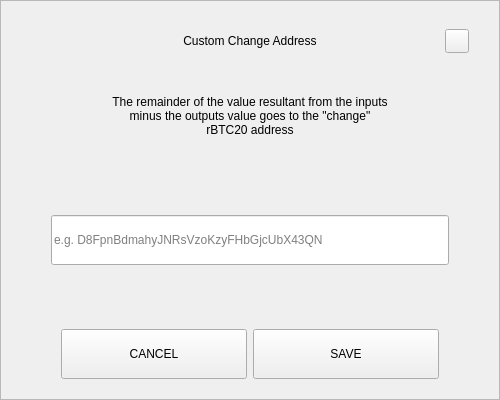
<?xml version="1.0" encoding="UTF-8"?>
<ui version="4.0">
 <class>SendChangeAddressDialog</class>
 <widget class="QDialog" name="SendChangeAddressDialog">
  <property name="geometry">
   <rect>
    <x>0</x>
    <y>0</y>
    <width>500</width>
    <height>400</height>
   </rect>
  </property>
  <property name="windowTitle">
   <string>Dialog</string>
  </property>
  <layout class="QVBoxLayout" name="verticalLayout">
   <property name="spacing">
    <number>0</number>
   </property>
   <property name="leftMargin">
    <number>0</number>
   </property>
   <property name="topMargin">
    <number>0</number>
   </property>
   <property name="rightMargin">
    <number>0</number>
   </property>
   <property name="bottomMargin">
    <number>0</number>
   </property>
   <item>
    <widget class="QFrame" name="frame">
     <property name="styleSheet">
      <string notr="true"/>
     </property>
     <property name="frameShape">
      <enum>QFrame::StyledPanel</enum>
     </property>
     <property name="frameShadow">
      <enum>QFrame::Raised</enum>
     </property>
     <layout class="QVBoxLayout" name="verticalLayout_2" stretch="0,0,0,0,0,0,0">
      <property name="spacing">
       <number>0</number>
      </property>
      <property name="leftMargin">
       <number>30</number>
      </property>
      <property name="topMargin">
       <number>20</number>
      </property>
      <property name="rightMargin">
       <number>30</number>
      </property>
      <property name="bottomMargin">
       <number>20</number>
      </property>
      <item>
       <layout class="QHBoxLayout" name="horizontalLayout_3">
        <property name="spacing">
         <number>0</number>
        </property>
        <item>
         <spacer name="horizontalSpacer_2">
          <property name="orientation">
           <enum>Qt::Horizontal</enum>
          </property>
          <property name="sizeHint" stdset="0">
           <size>
            <width>40</width>
            <height>20</height>
           </size>
          </property>
         </spacer>
        </item>
        <item>
         <widget class="QLabel" name="labelTitle">
          <property name="minimumSize">
           <size>
            <width>0</width>
            <height>40</height>
           </size>
          </property>
          <property name="maximumSize">
           <size>
            <width>16777215</width>
            <height>40</height>
           </size>
          </property>
          <property name="styleSheet">
           <string notr="true">padding-left:24px;</string>
          </property>
          <property name="text">
           <string>Custom Change Address</string>
          </property>
          <property name="alignment">
           <set>Qt::AlignCenter</set>
          </property>
          <property name="margin">
           <number>7</number>
          </property>
         </widget>
        </item>
        <item>
         <spacer name="horizontalSpacer">
          <property name="orientation">
           <enum>Qt::Horizontal</enum>
          </property>
          <property name="sizeHint" stdset="0">
           <size>
            <width>40</width>
            <height>20</height>
           </size>
          </property>
         </spacer>
        </item>
        <item>
         <widget class="QPushButton" name="btnEsc">
          <property name="minimumSize">
           <size>
            <width>24</width>
            <height>24</height>
           </size>
          </property>
          <property name="maximumSize">
           <size>
            <width>24</width>
            <height>24</height>
           </size>
          </property>
          <property name="focusPolicy">
           <enum>Qt::NoFocus</enum>
          </property>
          <property name="text">
           <string/>
          </property>
         </widget>
        </item>
       </layout>
      </item>
      <item>
       <spacer name="verticalSpacer_2">
        <property name="orientation">
         <enum>Qt::Vertical</enum>
        </property>
        <property name="sizeType">
         <enum>QSizePolicy::Fixed</enum>
        </property>
        <property name="sizeHint" stdset="0">
         <size>
          <width>20</width>
          <height>20</height>
         </size>
        </property>
       </spacer>
      </item>
      <item alignment="Qt::AlignHCenter">
       <widget class="QLabel" name="labelMessage">
        <property name="minimumSize">
         <size>
          <width>0</width>
          <height>70</height>
         </size>
        </property>
        <property name="text">
         <string>The remainder of the value resultant from the inputs minus the outputs value goes to the &quot;change&quot; rBTC20 address</string>
        </property>
        <property name="alignment">
         <set>Qt::AlignCenter</set>
        </property>
        <property name="wordWrap">
         <bool>true</bool>
        </property>
       </widget>
      </item>
      <item>
       <spacer name="verticalSpacer_3">
        <property name="orientation">
         <enum>Qt::Vertical</enum>
        </property>
        <property name="sizeHint" stdset="0">
         <size>
          <width>20</width>
          <height>40</height>
         </size>
        </property>
       </spacer>
      </item>
      <item>
       <layout class="QHBoxLayout" name="horizontalLayout_2">
        <property name="spacing">
         <number>0</number>
        </property>
        <property name="leftMargin">
         <number>20</number>
        </property>
        <property name="rightMargin">
         <number>20</number>
        </property>
        <item>
         <widget class="QLineEdit" name="lineEditAddress">
          <property name="minimumSize">
           <size>
            <width>0</width>
            <height>50</height>
           </size>
          </property>
          <property name="placeholderText">
           <string notr="true">e.g. D8FpnBdmahyJNRsVzoKzyFHbGjcUbX43QN</string>
          </property>
         </widget>
        </item>
       </layout>
      </item>
      <item>
       <spacer name="verticalSpacer">
        <property name="orientation">
         <enum>Qt::Vertical</enum>
        </property>
        <property name="sizeHint" stdset="0">
         <size>
          <width>20</width>
          <height>40</height>
         </size>
        </property>
       </spacer>
      </item>
      <item>
       <layout class="QHBoxLayout" name="horizontalLayout" stretch="2,2">
        <property name="spacing">
         <number>6</number>
        </property>
        <property name="leftMargin">
         <number>30</number>
        </property>
        <property name="rightMargin">
         <number>30</number>
        </property>
        <item>
         <widget class="QPushButton" name="btnCancel">
          <property name="minimumSize">
           <size>
            <width>180</width>
            <height>50</height>
           </size>
          </property>
          <property name="focusPolicy">
           <enum>Qt::NoFocus</enum>
          </property>
          <property name="text">
           <string>CANCEL</string>
          </property>
         </widget>
        </item>
        <item>
         <widget class="QPushButton" name="btnSave">
          <property name="minimumSize">
           <size>
            <width>180</width>
            <height>50</height>
           </size>
          </property>
          <property name="focusPolicy">
           <enum>Qt::NoFocus</enum>
          </property>
          <property name="text">
           <string>SAVE</string>
          </property>
         </widget>
        </item>
       </layout>
      </item>
     </layout>
    </widget>
   </item>
  </layout>
 </widget>
 <resources/>
 <connections/>
</ui>
